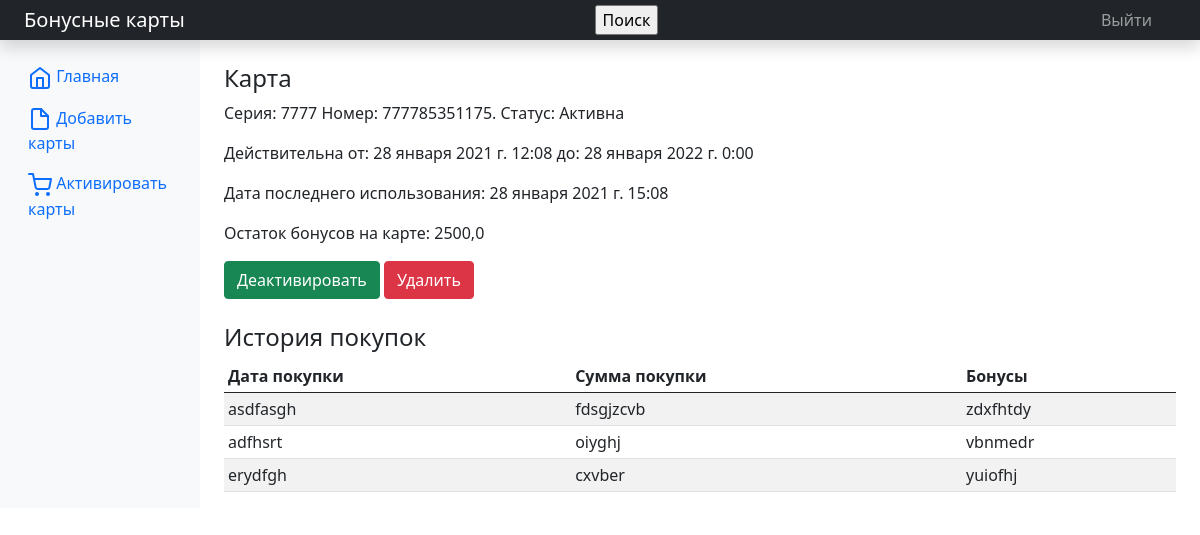
The app's page /517 (signed in) with its own data.
### cardslist/models.py (models this page shows)
class Cardslist(models.Model):
    card_series = models.IntegerField(verbose_name='Серия карты')
    card_number = models.IntegerField(verbose_name='Номер карты', unique=True)
    card_issue_date = models.DateTimeField(auto_now_add=True, verbose_name='Дата выпуска карты')
    card_expiration_date = models.DateTimeField(verbose_name='Дата окончания активности карты')
    card_date_of_use = models.DateTimeField(verbose_name='Дата последнего использования карты')
    card_bonus_amount = models.FloatField(null=True, blank=True, verbose_name='Сумма бонуса карты')
    card_status = models.CharField(max_length=12, default='Не активна', verbose_name='Статус карты')
    class Meta:
        verbose_name_plural = 'Бонусные карты'
        verbose_name = 'Бонусная карта'
        ordering = ['-card_date_of_use']

### cardslist/views.py (the view)
# urls.py: path('<int:pk>', CardDetailView.as_view(), name='card_detail'),
class CardDetailView(LoginRequiredMixin, DetailView):
    model = Cardslist
    template_name = 'cardslist/carddetails.html'
    context_object_name = 'details'

### cardslist/templates/cardslist/carddetails.html (shortened to what this page needs)
{% extends "layout/basic.html" %}
{% block content %}
    <div class="col-12">
        <h4>Карта</h4>
        <p>Серия: {{ details.card_series }} Номер: {{ details.card_number }}. Статус: {{ details.card_status }}</p>
        <p>Действительна от: {{ details.card_issue_date }} до: {{ details.card_expiration_date }}</p>
        <p>Дата последнего использования: {{ details.card_date_of_use }}</p>
        <p>Остаток бонусов на карте: {{ details.card_bonus_amount }}</p>
        {% if details.card_status == 'Не активна' %}
            <a href="{% url 'activate' details.pk %}"><button type="button" class="btn btn-success">Активировать</button></a>
        {% elif details.card_status == 'Активна' %}
            <a href="{% url 'activate' details.pk %}"><button type="button" class="btn btn-success">Деактивировать</button></a>
        {% endif %}
        <a href="{% url 'delete' details.pk %}"><button type="button" class="btn btn-danger">Удалить</button></a>
    </div>
    <br>
    <h4>История покупок</h4>
    <div class="table-responsive">
        <table class="table table-striped table-sm">
            <thead>
            <tr>
                <th>Дата покупки</th>
                <th>Сумма покупки</th>
                <th>Бонусы</th>
            </tr>
            </thead>
            <tbody>
                <tr>
                    <td>asdfasgh</td>
                    <td>fdsgjzcvb</td>
                    <td>zdxfhtdy</td>
                </tr>
                <tr>
                    <td>adfhsrt</td>
                    <td>oiyghj</td>
                    <td>vbnmedr</td>
                </tr>
                <tr>
                    <td>erydfgh</td>
                    <td>cxvber</td>
                    <td>yuiofhj</td>
                </tr>
            </tbody>
        </table>
    </div>
{% endblock %}

### records on screen
Cardslist: card_series "7777", card_number "777785351175", card_status "Активна", card_issue_date "28 января 2021 г. 12:08", card_expiration_date "28 января 2022 г. 0:00", card_date_of_use "28 января 2021 г. 15:08", card_bonus_amount "2500,0"
